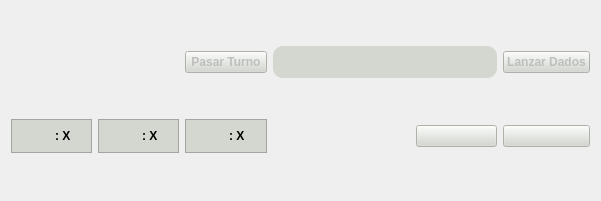
  <widget class="QWidget" name="barra_usuario" native="true">
   <property name="geometry">
    <rect>
     <x>10</x>
     <y>450</y>
     <width>601</width>
     <height>201</height>
    </rect>
   </property>
   <property name="styleSheet">
    <string notr="true">font-weight: bold;
</string>
   </property>
   <layout class="QGridLayout" name="gridLayout">
    <item row="1" column="5">
     <widget class="QPushButton" name="pushButton_2">
      <property name="enabled">
       <bool>false</bool>
      </property>
      <property name="styleSheet">
       <string notr="true">background-color: #D3D7CF</string>
      </property>
      <property name="text">
       <string/>
      </property>
      <property name="icon">
       <iconset>
        <normaloff>sprites/Construcciones/camino_azul_0.png</normaloff>sprites/Construcciones/camino_azul_0.png</iconset>
      </property>
      <property name="iconSize">
       <size>
        <width>80</width>
        <height>80</height>
       </size>
      </property>
     </widget>
    </item>
    <item row="0" column="6">
     <widget class="QPushButton" name="boton_lanzar_dados">
      <property name="enabled">
       <bool>false</bool>
      </property>
      <property name="styleSheet">
       <string notr="true">background-color: #D3D7CF</string>
      </property>
      <property name="text">
       <string>Lanzar Dados</string>
      </property>
     </widget>
    </item>
    <item row="0" column="3" colspan="3">
     <widget class="QFrame" name="frame">
      <property name="styleSheet">
       <string notr="true">background-color: #D3D7CF;
border-radius: 10px</string>
      </property>
      <property name="frameShape">
       <enum>QFrame::StyledPanel</enum>
      </property>
      <property name="frameShadow">
       <enum>QFrame::Raised</enum>
      </property>
      <layout class="QHBoxLayout" name="horizontalLayout_10">
       <item>
        <widget class="QLabel" name="dado_1">
         <property name="maximumSize">
          <size>
           <width>61</width>
           <height>61</height>
          </size>
         </property>
         <property name="text">
          <string/>
         </property>
         <property name="pixmap">
          <pixmap>sprites/Dados/dado_1.png</pixmap>
         </property>
         <property name="scaledContents">
          <bool>true</bool>
         </property>
        </widget>
       </item>
       <item>
        <widget class="QLabel" name="dado_2">
         <property name="maximumSize">
          <size>
           <width>61</width>
           <height>61</height>
          </size>
         </property>
         <property name="text">
          <string/>
         </property>
         <property name="pixmap">
          <pixmap>sprites/Dados/dado_1.png</pixmap>
         </property>
         <property name="scaledContents">
          <bool>true</bool>
         </property>
        </widget>
       </item>
      </layout>
     </widget>
    </item>
    <item row="1" column="6">
     <widget class="QPushButton" name="boton_carta_desarrollo">
      <property name="enabled">
       <bool>false</bool>
      </property>
      <property name="styleSheet">
       <string notr="true">background-color: #D3D7CF</string>
      </property>
      <property name="text">
       <string/>
      </property>
      <property name="icon">
       <iconset>
        <normaloff>sprites/Desarrollo/carta_reverso.png</normaloff>sprites/Desarrollo/carta_reverso.png</iconset>
      </property>
      <property name="iconSize">
       <size>
        <width>80</width>
        <height>80</height>
       </size>
      </property>
     </widget>
    </item>
    <item row="1" column="2">
     <widget class="QFrame" name="frame_carta_4">
      <property name="maximumSize">
       <size>
        <width>149</width>
        <height>133</height>
       </size>
      </property>
      <property name="styleSheet">
       <string notr="true">background-color: #D3D7CF</string>
      </property>
      <property name="frameShape">
       <enum>QFrame::StyledPanel</enum>
      </property>
      <property name="frameShadow">
       <enum>QFrame::Raised</enum>
      </property>
      <layout class="QHBoxLayout" name="horizontalLayout_13">
       <item>
        <layout class="QHBoxLayout" name="layoutcarta_4">
         <item>
          <widget class="QLabel" name="label_19">
           <property name="maximumSize">
            <size>
             <width>88</width>
             <height>111</height>
            </size>
           </property>
           <property name="text">
            <string/>
           </property>
           <property name="pixmap">
            <pixmap>sprites/Materias_primas/carta_trigo.png</pixmap>
           </property>
           <property name="scaledContents">
            <bool>true</bool>
           </property>
          </widget>
         </item>
         <item>
          <widget class="QLabel" name="trigo_j0">
           <property name="maximumSize">
            <size>
             <width>33</width>
             <height>111</height>
            </size>
           </property>
           <property name="text">
            <string>: X</string>
           </property>
           <property name="alignment">
            <set>Qt::AlignLeading|Qt::AlignLeft|Qt::AlignVCenter</set>
           </property>
           <property name="margin">
            <number>0</number>
           </property>
          </widget>
         </item>
        </layout>
       </item>
      </layout>
     </widget>
    </item>
    <item row="1" column="0">
     <widget class="QFrame" name="frame_carta_2">
      <property name="maximumSize">
       <size>
        <width>149</width>
        <height>133</height>
       </size>
      </property>
      <property name="styleSheet">
       <string notr="true">background-color: #D3D7CF</string>
      </property>
      <property name="frameShape">
       <enum>QFrame::StyledPanel</enum>
      </property>
      <property name="frameShadow">
       <enum>QFrame::Raised</enum>
      </property>
      <layout class="QHBoxLayout" name="horizontalLayout_11">
       <item>
        <layout class="QHBoxLayout" name="layoutcarta_2">
         <item>
          <widget class="QLabel" name="label_15">
           <property name="maximumSize">
            <size>
             <width>88</width>
             <height>111</height>
            </size>
           </property>
           <property name="text">
            <string/>
           </property>
           <property name="pixmap">
            <pixmap>sprites/Materias_primas/carta_arcilla.png</pixmap>
           </property>
           <property name="scaledContents">
            <bool>true</bool>
           </property>
          </widget>
         </item>
         <item>
          <widget class="QLabel" name="arcilla_j0">
           <property name="maximumSize">
            <size>
             <width>33</width>
             <height>111</height>
            </size>
           </property>
           <property name="text">
            <string>: X</string>
           </property>
           <property name="alignment">
            <set>Qt::AlignLeading|Qt::AlignLeft|Qt::AlignVCenter</set>
           </property>
           <property name="margin">
            <number>0</number>
           </property>
          </widget>
         </item>
        </layout>
       </item>
      </layout>
     </widget>
    </item>
    <item row="1" column="1">
     <widget class="QFrame" name="frame_carta_3">
      <property name="maximumSize">
       <size>
        <width>149</width>
        <height>133</height>
       </size>
      </property>
      <property name="styleSheet">
       <string notr="true">background-color: #D3D7CF</string>
      </property>
      <property name="frameShape">
       <enum>QFrame::StyledPanel</enum>
      </property>
      <property name="frameShadow">
       <enum>QFrame::Raised</enum>
      </property>
      <layout class="QHBoxLayout" name="horizontalLayout_12">
       <item>
        <layout class="QHBoxLayout" name="layoutcarta_3">
         <item>
          <widget class="QLabel" name="label_17">
           <property name="maximumSize">
            <size>
             <width>88</width>
             <height>111</height>
            </size>
           </property>
           <property name="text">
            <string/>
           </property>
           <property name="pixmap">
            <pixmap>sprites/Materias_primas/carta_madera.png</pixmap>
           </property>
           <property name="scaledContents">
            <bool>true</bool>
           </property>
          </widget>
         </item>
         <item>
          <widget class="QLabel" name="madera_j0">
           <property name="maximumSize">
            <size>
             <width>33</width>
             <height>111</height>
            </size>
           </property>
           <property name="text">
            <string>: X</string>
           </property>
           <property name="alignment">
            <set>Qt::AlignLeading|Qt::AlignLeft|Qt::AlignVCenter</set>
           </property>
           <property name="margin">
            <number>0</number>
           </property>
          </widget>
         </item>
        </layout>
       </item>
      </layout>
     </widget>
    </item>
    <item row="0" column="2">
     <widget class="QPushButton" name="boton_pasar_turno">
      <property name="enabled">
       <bool>false</bool>
      </property>
      <property name="styleSheet">
       <string notr="true">background-color: #D3D7CF</string>
      </property>
      <property name="text">
       <string>Pasar Turno</string>
      </property>
     </widget>
    </item>
    <item row="1" column="4">
     <widget class="QLabel" name="label_11">
      <property name="maximumSize">
       <size>
        <width>50</width>
        <height>50</height>
       </size>
      </property>
      <property name="text">
       <string/>
      </property>
      <property name="pixmap">
       <pixmap>sprites/Construcciones/choza_azul.png</pixmap>
      </property>
      <property name="scaledContents">
       <bool>true</bool>
      </property>
     </widget>
    </item>
   </layout>
  </widget>
